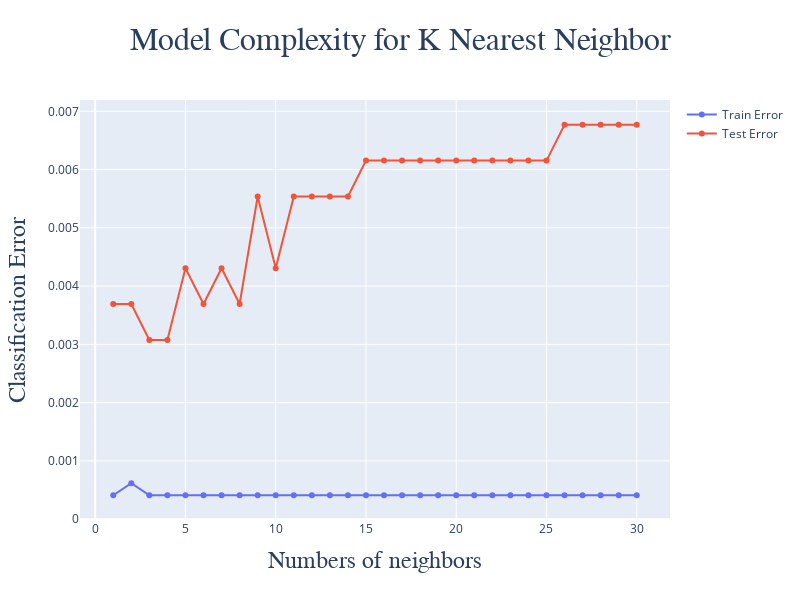

This figure's notebook cell:
### Markdown cell above
# Model Compexity

### Code cell
k_range = range(1, 31)

train_errors = []
test_errors = []

for k in k_range:
    knn = KNeighborsClassifier(leaf_size =  10, metric = 'manhattan', n_neighbors = k, p = 1, weights = 'distance', n_jobs = -1)
    knn.fit(x_train, y_train)
    train_errors.append(1 - knn.score(x_train, y_train))
    test_errors.append(1 - knn.score(x_test, y_test))


fig = go.Figure()

fig.add_trace(
    go.Scatter(
    x = [ i for i in range(1, 31) ], y = train_errors,
    mode = 'lines+markers',
    name = 'Train Error'
    )
)

fig.add_trace(
    go.Scatter(
    x = [ i for i in range(1, 31) ], y = test_errors,
    mode = 'lines+markers',
    name = 'Test Error'
    )
)

fig.update_layout(
    title = {
        'text': 'Model Complexity for K Nearest Neighbor',
        'font': {
            'size': 32, 'family': 'Gulliver'
        },
        'x': 0.5
    }, 
    width = 800, height = 600,
    xaxis_title = {
        'text': 'Numbers of neighbors',
        'font': {
            'size': 24, 'family': 'Gulliver'
        },
    },
    yaxis_title = {
        'text': 'Classification Error',
        'font': {
            'size': 24, 'family': 'Gulliver'
        },
    }
)

fig.show()

### Figure 1 — Plotly figure (JSON) as saved in the notebook; plotly's stock layout.template omitted (floating-point values rounded to 4 significant figures)
{"data": [{"mode": "lines+markers", "name": "Train Error", "type": "scatter", "x": [1, 2, 3, 4, 5, 6, 7, 8, 9, 10, 11, 12, 13, 14, 15, 16, 17, 18, 19, 20, 21, 22, 23, 24, 25, 26, 27, 28, 29, 30], "y": [0.0004105, 0.0006158, 0.0004105, 0.0004105, 0.0004105, 0.0004105, 0.0004105, 0.0004105, 0.0004105, 0.0004105, 0.0004105, 0.0004105, 0.0004105, 0.0004105, 0.0004105, 0.0004105, 0.0004105, 0.0004105, 0.0004105, 0.0004105, 0.0004105, 0.0004105, 0.0004105, 0.0004105, 0.0004105, 0.0004105, 0.0004105, 0.0004105, 0.0004105, 0.0004105]}, {"mode": "lines+markers", "name": "Test Error", "type": "scatter", "x": [1, 2, 3, 4, 5, 6, 7, 8, 9, 10, 11, 12, 13, 14, 15, 16, 17, 18, 19, 20, 21, 22, 23, 24, 25, 26, 27, 28, 29, 30], "y": [0.003692, 0.003692, 0.003077, 0.003077, 0.004308, 0.003692, 0.004308, 0.003692, 0.005538, 0.004308, 0.005538, 0.005538, 0.005538, 0.005538, 0.006154, 0.006154, 0.006154, 0.006154, 0.006154, 0.006154, 0.006154, 0.006154, 0.006154, 0.006154, 0.006154, 0.006769, 0.006769, 0.006769, 0.006769, 0.006769]}], "layout": {"height": 600, "title": {"font": {"family": "Gulliver", "size": 32}, "text": "Model Complexity for K Nearest Neighbor", "x": 0.5}, "width": 800, "xaxis": {"title": {"font": {"family": "Gulliver", "size": 24}, "text": "Numbers of neighbors"}}, "yaxis": {"title": {"font": {"family": "Gulliver", "size": 24}, "text": "Classification Error"}}}}
